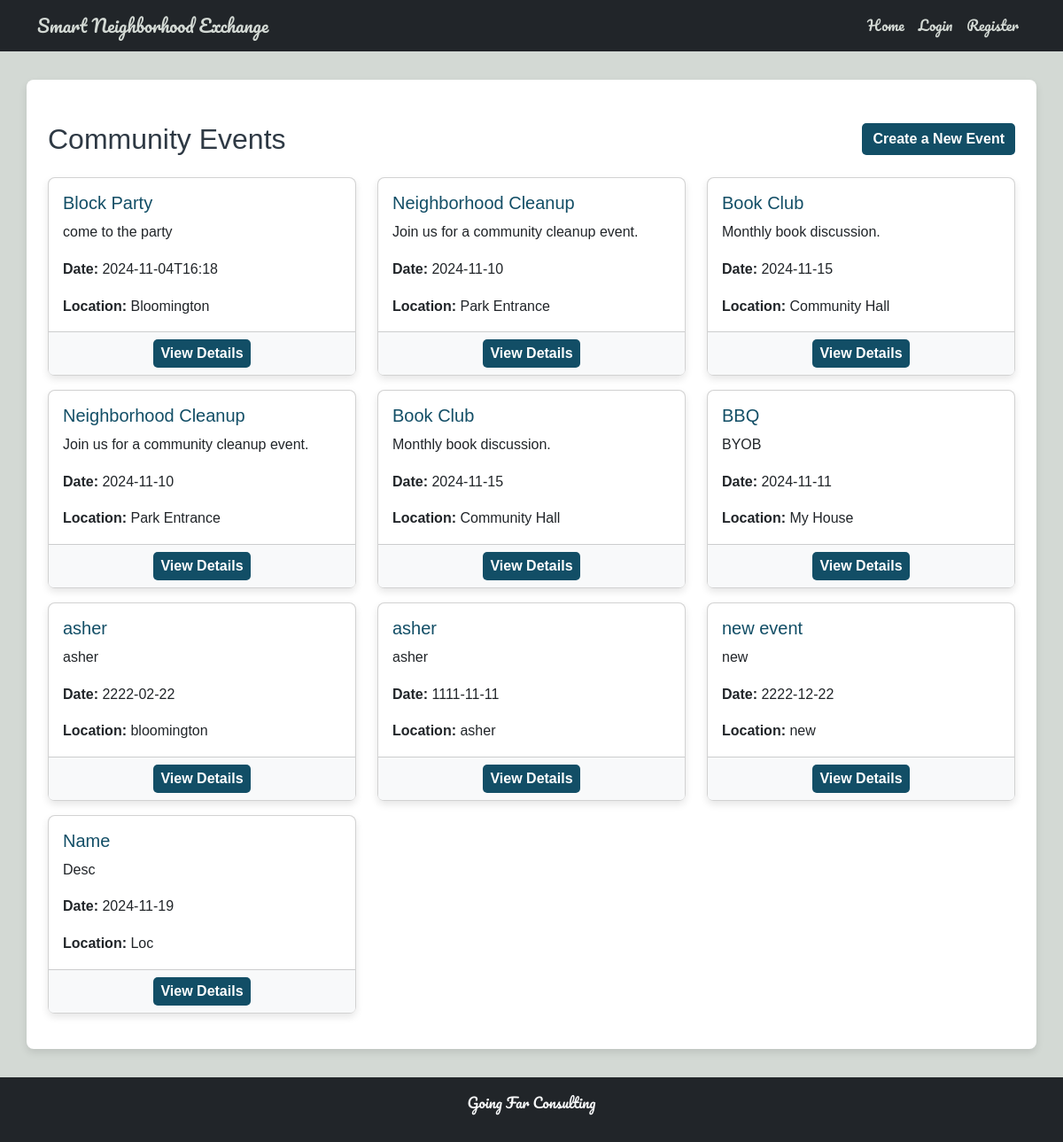
The app's page /events with its own data.
### tables this page shows
CREATE TABLE events (
            event_id INTEGER PRIMARY KEY AUTOINCREMENT,
            name TEXT NOT NULL,
            description TEXT,
            date TEXT NOT NULL,
            location TEXT NOT NULL,
            hosted_by INTEGER NOT NULL,
            FOREIGN KEY (hosted_by) REFERENCES users (id) ON DELETE CASCADE
        );

### app.py (the view)
@app.route('/events')
def list_events():
    events = get_all_events()
    return render_template('list_events.html', events=events)

### app.py (called while the page is built)
@app.before_request
def initialize_database():
    init_db()

@app.teardown_appcontext
def shutdown_session(exception=None):
    close_db()

### database.py (called while the page is built)
def get_db():
    if 'db' not in g:
        g.db = sqlite3.connect(DATABASE)
        g.db.row_factory = sqlite3.Row
    return g.db

def get_all_events():
    return get_db().execute("SELECT * FROM events").fetchall()

### templates/list_events.html (shortened to what this page needs)
{% extends "base.html" %}
{% block content %}
<div class="container mt-4">
    <div class="d-flex justify-content-between align-items-center mb-4">
        <h2 class="mb-0">Community Events</h2>
        <a href="{{ url_for('new_event') }}" class="btn btn-primary">Create a New Event</a>
    </div>
    {% if events %}
        <div class="row">
            {% for event in events %}
                <div class="col-md-4 mb-3">
                    <div class="card h-100">
                        <div class="card-body">
                            <h5 class="card-title">{{ event.name }}</h5>
                            <p class="card-text">{{ event.description }}</p>
                            <p class="card-text"><strong>Date:</strong> {{ event.date }}</p>
                            <p class="card-text"><strong>Location:</strong> {{ event.location }}</p>
                        </div>
                        <div class="card-footer text-center">
                            <a href="{{ url_for('view_event', event_id=event.event_id) }}" class="btn btn-info btn-sm">View Details</a>
                        </div>
                    </div>
                </div>
            {% endfor %}
        </div>
    {% else %}
        <p class="text-muted">No events available at the moment.</p>
    {% endif %}
</div>
{% endblock %}

### static/style.css (style rules this page uses)
* { margin: 0; padding: 0; box-sizing: border-box; }
body { font-family: Arial, sans-serif; line-height: 1.6; color: #2E3944; background-color: #D3D9D4; }
.card { border-radius: 8px; box-shadow: 0 4px 8px rgba(0, 0, 0, 0.1); }
.card-title { color: #124E66; }
.card-footer { background-color: #f8f9fa; }
button, .btn { font-size: 16px; font-weight: bold; border: none; border-radius: 5px; transition: background-color 0.3s ease, color 0.3s ease; }
.btn-primary, .btn-info { background-color: #124E66; color: #FFFFFF; }

### records on screen
events: name "Block Party", description "come to the party", date "2024-11-04T16:18", location "Bloomington"
events: name "Neighborhood Cleanup", description "Join us for a community cleanup event.", date "2024-11-10", location "Park Entrance"
events: name "Book Club", description "Monthly book discussion.", date "2024-11-15", location "Community Hall"
events: name "Neighborhood Cleanup", description "Join us for a community cleanup event.", date "2024-11-10", location "Park Entrance"
events: name "Book Club", description "Monthly book discussion.", date "2024-11-15", location "Community Hall"
events: name "BBQ", description "BYOB", date "2024-11-11", location "My House"
events: name "asher", description "asher", date "2222-02-22", location "bloomington"
events: name "asher", description "asher", date "1111-11-11", location "asher"
events: name "new event", description "new", date "2222-12-22", location "new"
events: name "Name", description "Desc", date "2024-11-19", location "Loc"
